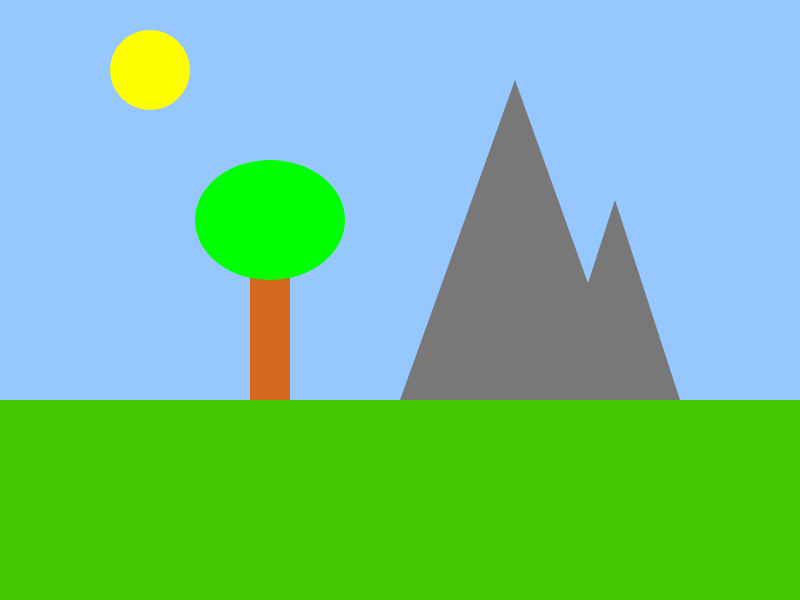
Frame 1 (no input)
Frame 60 (no input): identical to frame 1, image omitted
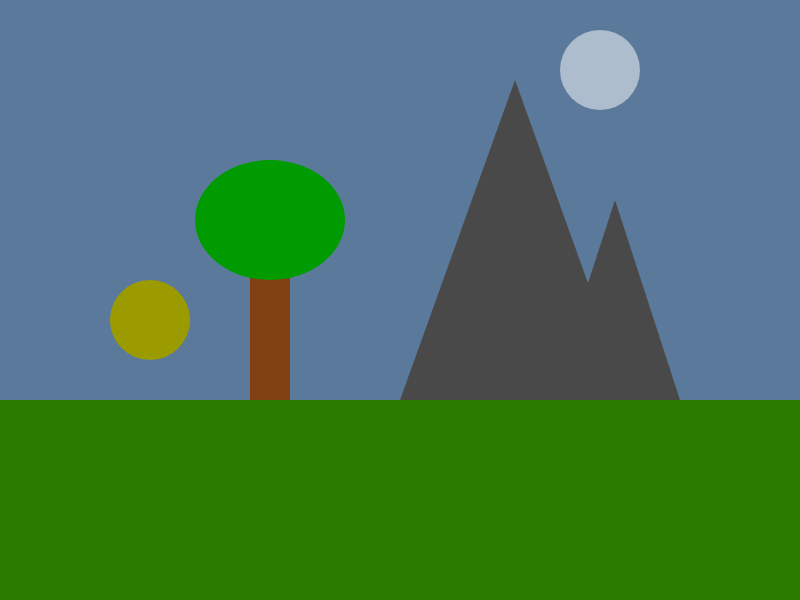
Frame 120 (the mouse pressed at the canvas centre since frame 60)

The p5.js sketch that drew these frames (run headless with seeded random() and noise() and a simulated clock; from frame 60 on, the mouse is pressed at the canvas centre):

// p5.js sketch
// ── sketch.js
var groundHeight;
var mountain1;
var mountain2;

var tree;

var moon;
var sun;
var darkness;

function setup()
{
	createCanvas(800, 600);
	//set the groundHeight proportional to the canvas size
	groundHeight = (height / 3) * 2;

	//initalise the mountain objects with properties to help draw them to the canvas
	mountain1 = {
		x: 400,
		y: groundHeight,
		height: 320,
		width: 230
	};
	mountain2 = {
		x: 550,
		y: groundHeight,
		height: 200,
		width: 130
	};

	//initalise the tree object
	tree = {
		x: 150,
		y: groundHeight + 20,
		trunkWidth: 40,
		trunkHeight: 150,
		canopyWidth: 150,
		canopyHeight: 120
	};

    //initalise the sun 
	sun = {
		x: 150,
		y: 70,
		diameter: 80,
	};
    
    //TASK: intialise a moon object with an extra property for brightness
	moon = {
		x: 150+450,
		y: 70,
		diameter:80,
		brightness:0,
	};


	//set the initial darkness
	darkness = 0;
}



function draw()
{
	//TASK: update the values for the moons brightness, the sun's position and the darkness.
	//You can either map this to the mouse's location (i.e. the futher left the mouse is the more daylight) or you can just change the values gradually over time.
	darkness = 200*mouseX/width;
 
	//draw the sky
	background(150, 200, 255);
	noStroke();

	//draw the sun
	fill(255, 255, 0);
	ellipse(sun.x, sun.y+500*mouseX/800, sun.diameter);
    
    //TASK: you'll need to draw the moon too. Make sure you use brightness to adjust the colour
	

	//draw the ground and make it green
	fill(70, 200, 0);
	rect(0, groundHeight, width, height - groundHeight);

	//draw the mountains
	fill(120);
	triangle(mountain1.x, mountain1.y,
		mountain1.x + mountain1.width, mountain1.y,
		mountain1.x + (mountain1.width / 2), mountain1.y - mountain1.height);

	triangle(mountain2.x, mountain2.y,
		mountain2.x + mountain2.width, mountain2.y,
		mountain2.x + (mountain2.width / 2), mountain2.y - mountain2.height);
    
    //TASK: You can draw the tree yourself
		fill(210,105,30);
		rect(tree.x+100, tree.y-170, tree.trunkWidth, tree.trunkHeight);
		fill(0,255,0);
		ellipse(tree.x+120, tree.y-200, tree.canopyWidth, tree.canopyHeight);
    

	//TASK: make the scene dark by drawing a rectangle that covers the whole canvas.
	//Use the alpha value of fill to determine how dark to make it
	
	//outer rect
	fill(0, 0, 0, darkness);
	rect(0, 0, width, height);
	

	//draw the moon
	fill(255, 255, 255, moon.brightness+255*mouseX/800);
	ellipse(moon.x, moon.y, moon.diameter);


}
